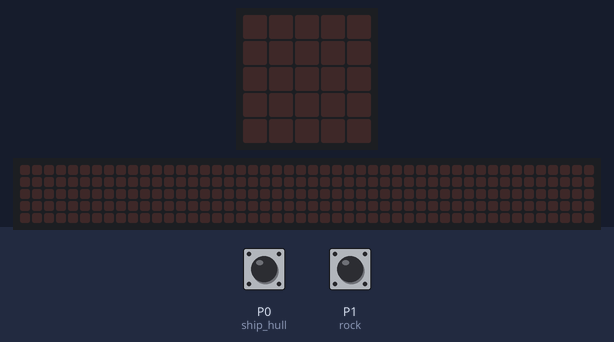
A program run on a simulated BBC micro:bit running MicroPython. On the bench: the board's 5×5 LED display, a strip that is not on the board, showing the scrolling text unrolled. The inputs (shaded band) are chosen by the test bench; at power-on: P0 (ship_hull) HIGH, P1 (rock) HIGH. The 48×5 strip is a reading aid, not a part: it shows the text the display is scrolling, unrolled, one strip-width of it at a time.

Above: at 1.2 s.
1.3 s: P0 (ship_hull) pulled LOW for 0.15 s
At 1.37 s:
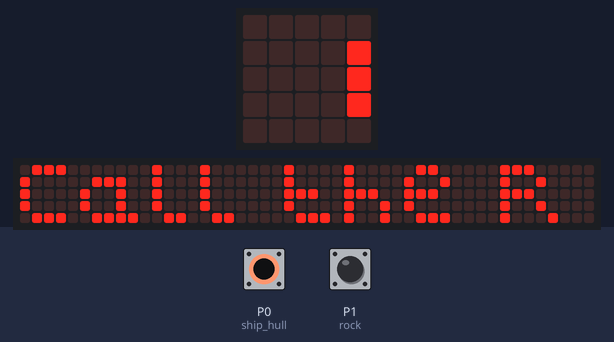
At 1.82 s:
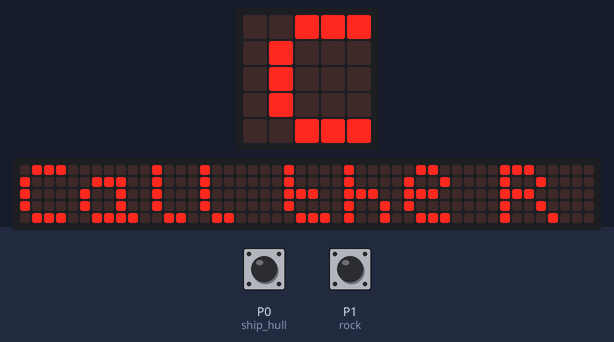
Timing chart, 0 to 4.3 s (numbered marks = the images above; inputs shaded):
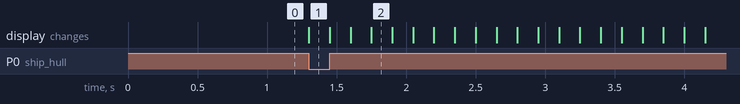

Measured:
- after the input at 1.3 s, the display: changes at once (image 1)

The program:

copper_art.py
```python
from microbit import *

ship_hull = pin0
rock = pin1
lighthouse = pin2
lighthouse_light = False

while True:

    # Check if ship hull is touched
    if ship_hull.is_touched():
        display.scroll("Call the RNLI")

    # Check if the rock is touched and light is off
    if rock.is_touched() and lighthouse_light == False:
            lighthouse.write_digital(1)
            lighthouse_light = True
            sleep(500)

    # Check if the rock is touched and light is already on
    elif rock.is_touched() and lighthouse_light == True:
            lighthouse_light = False
            lighthouse.write_digital(0)
            sleep(500)
```
